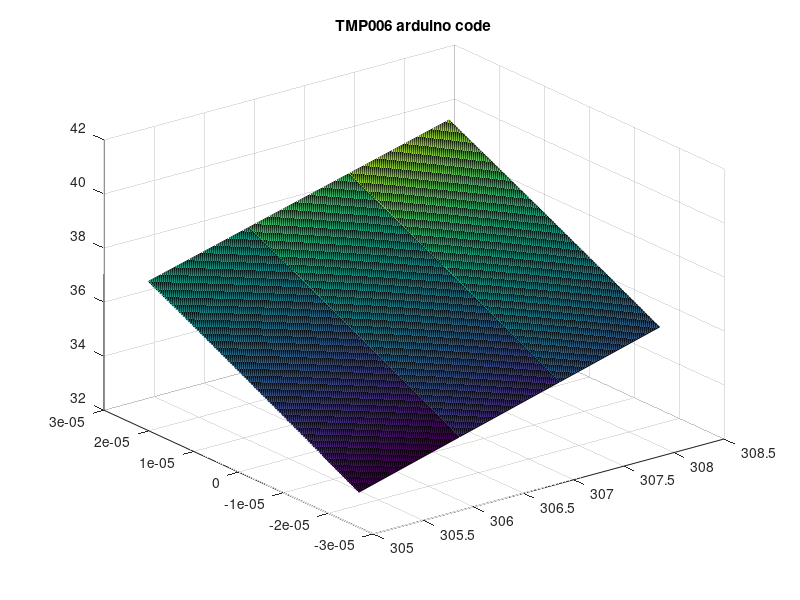
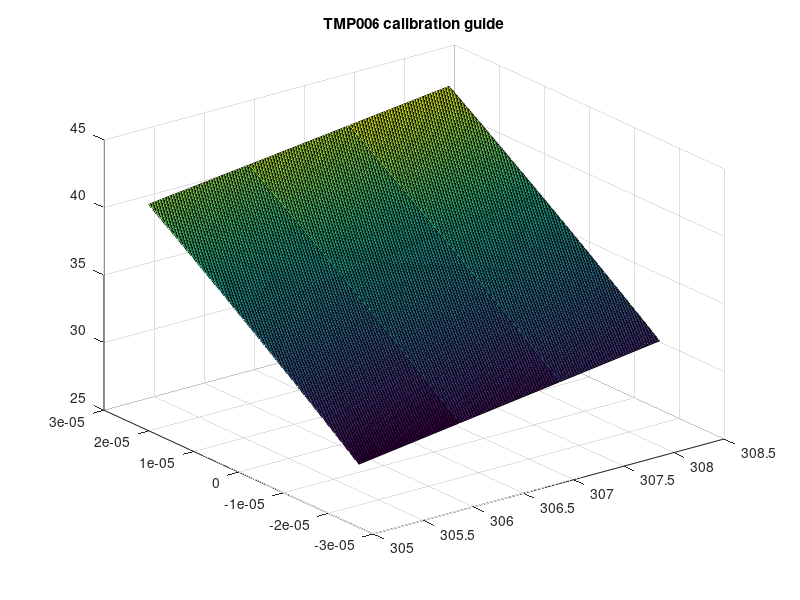
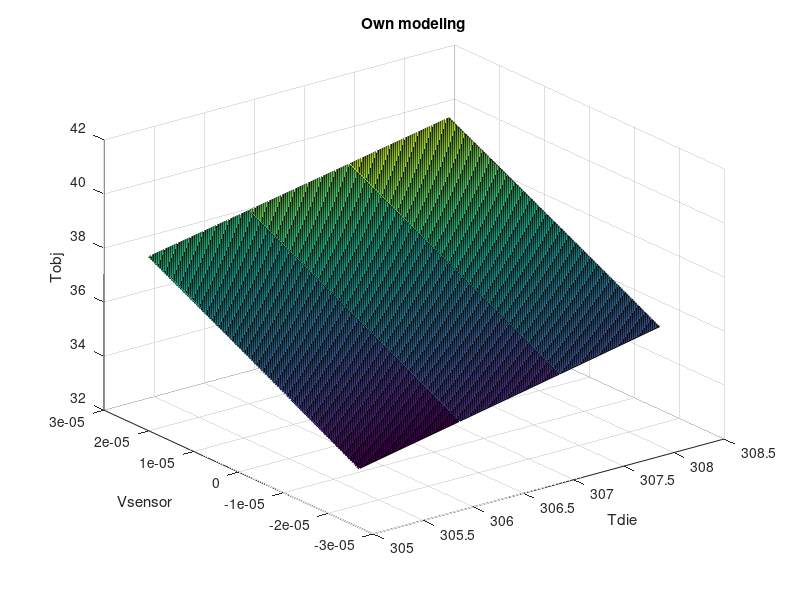

These charts were generated, in order, by the following MATLAB code:
clear
clc

[Tdie, Vsensor] = meshgrid(32:35,-150:150);

Vsensor = Vsensor.*(156.25/1000000000);  %Convert digital value to voltage (156.25 per LSB)
Tdie = Tdie + 273.15;                 %Convert deg C to Kelvin

%% Curve formula 1 (From TMP006 arduino code)

B0 = -0.0000294;
B1 = -0.00000057;
B2 = 0.00000000463;
C = 13.4;
Tref = 298.15;         %25 degC  /  298.15 degK
A1 = 0.00175;
A2 = -0.00001678;
S0 = 9.4e-14;        %  was 6.4    changed to 9.4

Tobj = sqrt(sqrt(Tdie.^4 + ((Vsensor - (B0 + B1.*(Tdie-298.15) + B2.*((Tdie-298.15).^2))) + ...
    C.*((Vsensor-(B0 + B1.*(Tdie-298.15) + B2.*((Tdie-298.15).^2))).^2))./...
    (S0.*(1 + A1.*(Tdie-298.15) + A2.*(Tdie-298.15).^2)))) - 273.15;

figure();
surf(Tdie, Vsensor, Tobj);
title('TMP006 arduino code');

%% Curve formula 2 (From TMP006 calibration guide)

B0 = -1.178e-05;
A1 = 1.750e-03;
A2 = -1.680e-05;
S0 = 3.287e-14;        %  was 6.4    changed to 9.4

Tobj = sqrt(sqrt(Tdie.^4 + ((Vsensor - B0))./ ...
    (S0.*(1 + A1.*(Tdie-298.15) + A2.*(Tdie-298.15).^2)))) - 273.15;

figure();
surf(Tdie, Vsensor, Tobj);
title('TMP006 calibration guide');

%% Curve formula 3 (From own guesswork)

B0 = -0.0000294;              %-0.0000294
B1 = 0.00000257;    %-0.00000057
Tref =  310.15;         %25 degC  /  298.15 degK
A1 = 0.00175;
S0 = 9.4e-14;        %  was 6.4    changed to 9.4

Tobj = sqrt(sqrt(Tdie.^4 + (Vsensor - (B0 + B1.*(Tdie - 310.15)))./...
    (S0.*(1 + A1.*(Tdie - 310.15))))) - 273.15;

figure();
surf(Tdie, Vsensor, Tobj);
xlabel('Tdie'); ylabel('Vsensor'); zlabel('Tobj');
title('Own modeling');

%% Curve formula 4 (Polynomial)
% 
% p00 =      -252.2;
% p10 =      0.9418;
% p01 =   2.447e+05;
% 
% Tdie = Tdie_test2;
% Vsensor = Vsensor_test2;
% 
% Tobj = p00 + p10*Tdie + p01*Vsensor;